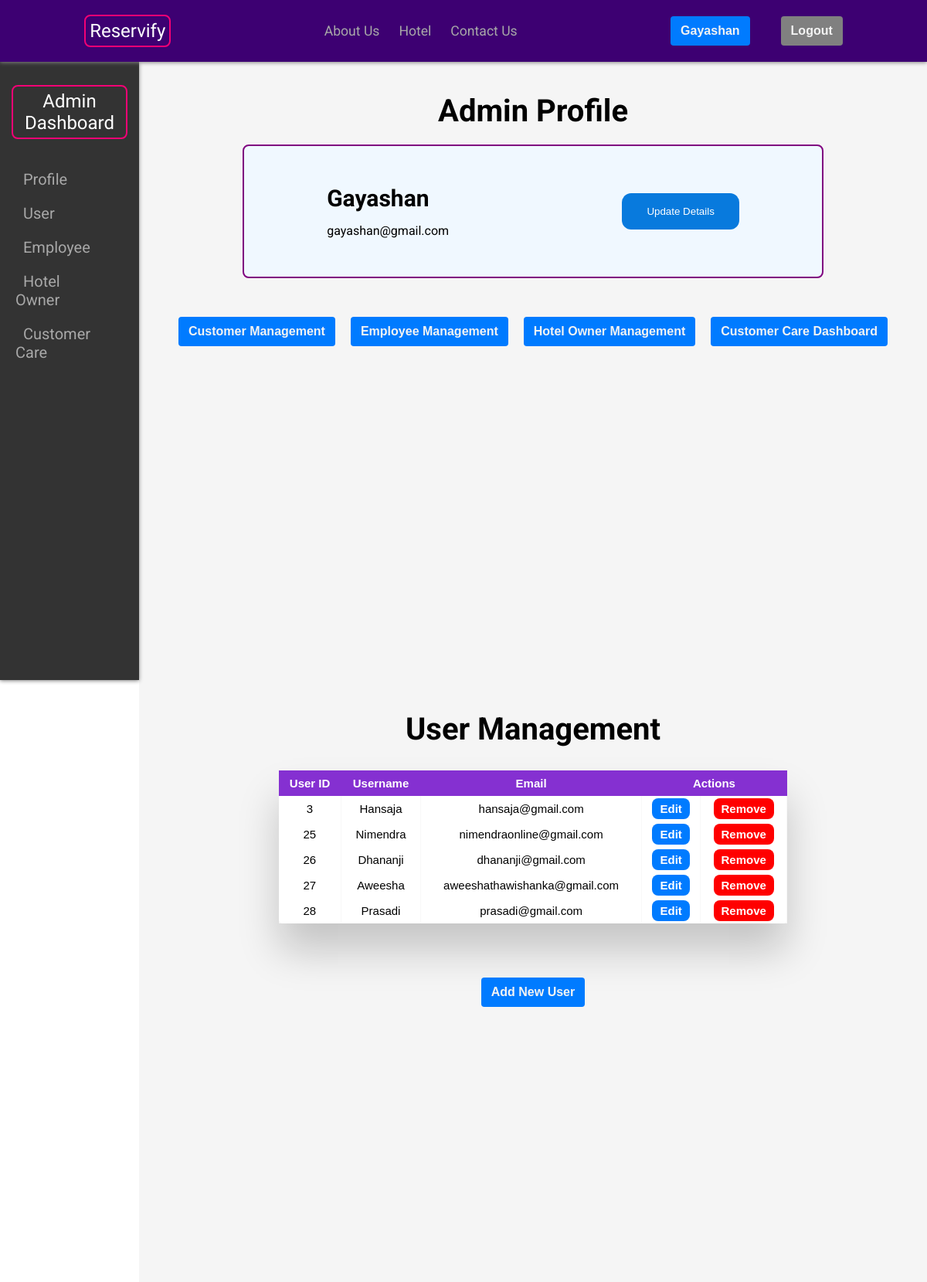
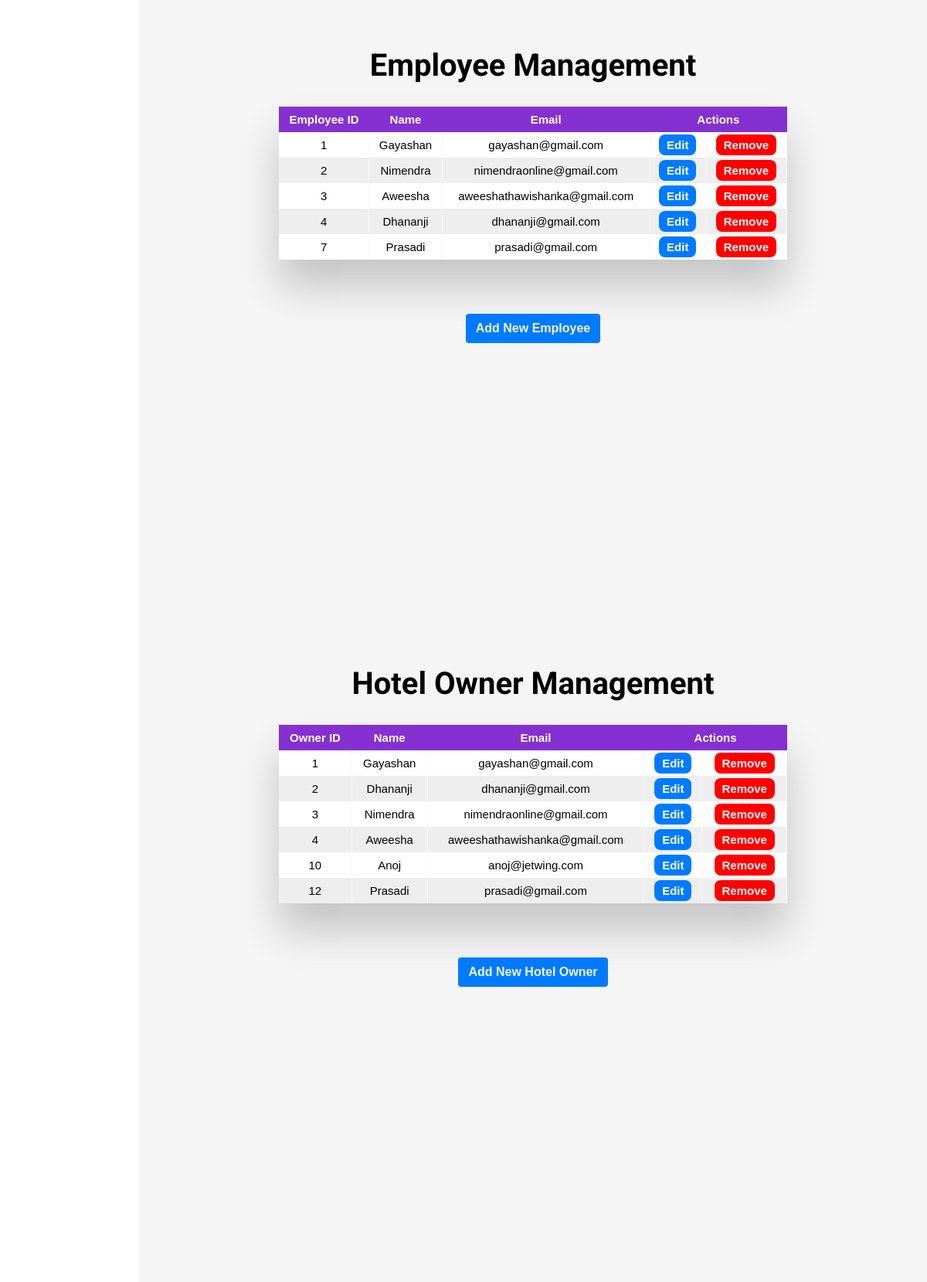
/adminDashboard.php (signed in, upper part), run on the app's committed database (2 pictures, top to bottom).
### tables this page shows
CREATE TABLE `user` (
  `user_id` int(11) NOT NULL,
  `username` varchar(50) NOT NULL,
  `name` varchar(40) NOT NULL,
  `email` varchar(100) NOT NULL,
  `password` varchar(100) NOT NULL
);

CREATE TABLE `hotel_owner` (
  `owner_id` int(11) NOT NULL,
  `username` varchar(50) NOT NULL,
  `name` varchar(40) NOT NULL,
  `email` varchar(100) NOT NULL,
  `password` varchar(100) NOT NULL
);

### adminDashboard.php (the view, shortened to what this page needs)
<?php
if (!isset($_SESSION['admin_id'])) {
    echo "<script>
        alert('You must login as a Admin to access this page.');
        window.location.href='./admin.php';
        </script>";
} else {
    $name = $_SESSION['adminname'];
    $email = $_SESSION['admin_email'];
}
?>
<!DOCTYPE html>
<html lang="en">
<head>
    <link rel="stylesheet" href="css/adminDashboard.css">
    <link rel="stylesheet" href="css/reset.css">
    <link rel="stylesheet" href="css/table.css">
</head>
<?php include "./partials/header.php" ?>
<body>
    <div class="dashboard">
        <div class="sideBar">
            <h1 class="site-logo"><a href="./adminDashboard.php">Admin <br> Dashboard</a></h1>
            <ul>
                <li><a href="#profile">Profile</a></li>
                <li><a href="#user">User</a></li>
                <li><a href="#employee">Employee</a></li>
                <li><a href="#hotelOwner">Hotel Owner</a></li>
                <li><a href="./customerCareDashboard.php">Customer Care</a></li>
            </ul>
        </div>
        <div class="content">
            <section id="profile">
                <span class="title">
                    <h1> Admin Profile </h1>
                </span>
                <div class="details">
                    <div class="userdetails">
                        <?php
                        echo '<h2>' . "$name" . '</h2>';
                        echo '<p>' . "$email" . '</p>';
                        ?>
                    </div>
                    <div class="button">
                        <button class="update-btn"><a href="./updateEmployee.php">Update Details</a></button>
                    </div>
                </div>
                <div class="pbtn">
                    <a href="#user"><button type="button">Customer Management</button></a>
                    <a href="#employee"><button type="button">Employee Management</button></a>
                    <a href="#hotelOwner"><button type="button">Hotel Owner Management</button></a>
                    <a href="./customerCareDashboard.php"><button type="button">Customer Care Dashboard</button></a>
                </div>
            </section>
            <section id="user">
                <h1>User Management</h1>
                <div class="table-main">
                    <div class="table-wrapper">
                        <table class="table">
                            <thead>
                                <tr>
                                    <th>User ID</th>
                                    <th>Username</th>
                                    <th>Email</th>
                                    <th colspan="2">Actions</th>
                                </tr>
                            </thead>
                            <tbody>
                                <?php
                                require_once './conn.php';
                                $query = "SELECT user_id, username, email FROM user";
                                $result = mysqli_query($conn, $query);
                                if ($result) {
                                    while ($row = mysqli_fetch_assoc($result)) {
                                        $userid = $row['user_id'];
                                        $username = $row['username'];
                                        $email = $row['email'];
                                        echo '<tr>';
                                        echo '<td>' . $userid . '</td>';
                                        echo '<td>' . $username . '</td>';
                                        echo '<td>' . $email . '</td>';
                                        echo '<td><a href="userUpdate.php?userid=' . $userid . '" class="edit-btn">Edit</a></td>';
                                        echo '<td><a href="delete.php?userid=' . $userid . '" class="delete-btn">Remove</a></td>';
                                        echo '<tr>';
                                    }
                                } else {
                                    echo '<tr><td colspan="4">No users found.</td></tr>';
                                }
                                ?>
                            </tbody>
                        </table>
                    </div>
                    <?php echo '<a href="./register.php"><button type="button">Add New User</button></a>'; ?>
                </div>
            </section>
            <section id="employee">
                <h1>Employee Management</h1>
                <div class="table-main">
                    <div class="table-wrapper">
                        <table class="table">
                            <thead>
                                <tr>
                                    <th>Employee ID</th>
                                    <th>Name</th>
                                    <th>Email</th>
                                    <th colspan="2">Actions</th>
                                </tr>
                            </thead>
                            <tbody>
                                <?php
                                require_once './conn.php';
                                $query = "SELECT admin_id, admin_name, admin_email FROM admin";
                                $result = mysqli_query($conn, $query);
                                if ($result) {
                                    while ($row = mysqli_fetch_assoc($result)) {
                                        $adminid = $row['admin_id'];
                                        $adminname = $row['admin_name'];
                                        $adminemail = $row['admin_email'];
                                        echo '<tr>';
                                        echo '<td>' . $adminid . '</td>';
                                        echo '<td>' . $adminname . '</td>';
                                        echo '<td>' . $adminemail . '</td>';
                                        echo '<td><a href="updateEmployee.php?employeeid=' . $adminid . '" class="edit-btn">Edit</a></td>';
                                        echo '<td><a href="delete.php?employeeid=' . $adminid . '" class="delete-btn">Remove</a></td>';
                                        echo '</tr>';
                                    }
                                } else {
                                    echo '<tr><td colspan="4">No employees found.</td></tr>';
                                }
                                ?>
                            </tbody>
                        </table>
                    </div>
                    <?php echo '<a href="./addNewEmployee.php"><button type="button">Add New Employee</button></a>'; ?>
                </div>
            </section>
            <section id="hotelOwner">
                <h1>Hotel Owner Management</h1>
                <div class="table-main">
                    <div class="table-wrapper">
                        <table class="table">
                            <thead>
                                <tr>
                                    <th>Owner ID</th>
                                    <th>Name</th>
                                    <th>Email</th>
                                    <th colspan="2">Actions</th>
                                </tr>
                            </thead>
                            <tbody>
                                <?php
                                require_once './conn.php';
                                $query = "SELECT owner_id, name, email FROM hotel_owner";
                                $result = mysqli_query($conn, $query);
                                if ($result) {
                                    while ($row = mysqli_fetch_assoc($result)) {
                                        $ownerid = $row['owner_id'];
                                        $name = $row['name'];
                                        $email = $row['email'];
                                        echo '<tr>';
                                        echo '<td>' . $ownerid . '</td>';
                                        echo '<td>' . $name . '</td>';
                                        echo '<td>' . $email . '</td>';
                                        echo '<td><a href="ownerUpdate.php?ownerid=' . $ownerid . '" class="edit-btn">Edit</a></td>';
                                        echo '<td><a href="delete.php?ownerid=' . $ownerid . '" class="delete-btn">Remove</a></td>';
                                        echo '</tr>';
                                    }
                                } else {
                                    echo '<tr><td colspan="4">No hotel owners found.</td></tr>';
                                }
                                ?>
                            </tbody>
                        </table>
                    </div>
                    <?php echo '<a href="./ownerRegister.php"><button type="button">Add New Hotel Owner</button></a>'; ?>
                </div>
            </section>
        </div>
    </div>
</body>
<?php include "./partials/footer.php" ?>
</html>

### css/adminDashboard.css (style rules this page uses)
.sideBar { background-color: #333; color: #fff; display: flex; width: 15vw; min-height: 100vh; height: auto; flex-direction: column; justify-content: flex-start; align-items: center; padding: 10px 20px; padding-top: 30px; position: fixed; box-shadow: 0 1px 5px grey; gap: 10px; }
.sideBar a { color: #fff; text-decoration: none; margin: 0 10px; }
.dashboard .sideBar .site-logo { display: flex; font-size: 30px; padding-bottom: 30px; text-decoration: none; background-color: transparent; font-size: 1.5em; font-family: 'Ubuntu', sans-serif; font-weight: normal; text-align: center; border: 2px rgb(243, 0, 117) solid; padding: 5px; border-radius: .5rem; margin-bottom: 30px; }
.content { margin-left: 15vw; padding: 20px; font-size: 16px; background-color: #f5f5f5; }
#profile, #user, #employee, #hotelOwner { min-height: 100vh; height: auto; }
.sideBar ul { display: flex; flex-direction: column; gap: 20px; margin-right: 20px; font-size: 20px; list-style: none; }
.sideBar li a { text-decoration: none; color: #a8a8a8; transition: all 0.3s ease; font-family: 'Roboto', sans-serif; }
section { display: flex; padding: 20px; flex-direction: column; }
section h1 { font-size: 40px; font-family: 'Roboto', sans-serif; padding-bottom: 20px; text-align: center; }
.table-main button { display: inline-block; font-weight: bold; color: var(--white); text-align: center; border: 1px solid transparent; padding: .375rem .75rem; font-size: 1rem; line-height: 1.5; border-radius: .25rem; background-color: #007bff; transition: background-color 0.3s ease, transform 0.3s ease; }
#profile { display: flex; flex-direction: column; align-items: center; justify-content: flex-start; padding-top: 20px; height: 100%; }
#profile .details { display: flex; background-color: aliceblue; align-items: center; justify-content: space-around; padding: 20px; gap: 50px; height: 100%; width: 80%; border: purple solid 2px; border-radius: 8px; }
.userdetails { display: flex; padding: 30px; gap: 5px; flex-direction: column; justify-content: center; }
.userdetails h2 { font-family: 'Ubuntu', Arial, Helvetica, sans-serif; font-size: 30px; padding-bottom: 10px; }
.userdetails p { font-family: 'Roboto'; }
.button { padding: 30px; display: flex; flex-direction: column; justify-content: center; gap: 30px; }
.button button, .button a { color: #fff; border: none; padding: 8px 16px; text-align: center; text-decoration: none; display: inline-block; cursor: pointer; border-radius: 12px; font-family: Arial, Helvetica, sans-serif; }
.button .update-btn { background-color: #087add; }
.pbtn { display: flex; flex-wrap: wrap; align-items: center; gap: 20px; padding-top: 50px; }
.pbtn button { display: inline-block; font-weight: bold; color: var(--white); text-align: center; border: 1px solid transparent; padding: .375rem .75rem; font-size: 1rem; line-height: 1.5; border-radius: .25rem; background-color: #007bff; transition: background-color 0.3s ease, transform 0.3s ease; }

### css/table.css (style rules this page uses)
.table-main { display: flex; flex-direction: column; height: auto; align-items: center; justify-content: center; }
.table-wrapper { width: 70%; display: flex; align-items: center; justify-content: center ; margin: 10px 70px 70px; box-shadow: 0px 35px 50px rgba( 0, 0, 0, 0.2 ); overflow: auto; }
.table { border-radius: 5px; font-size: 12px; font-weight: normal; border: none; border-collapse: collapse; width: 100%; max-width: 100%; white-space: nowrap; background-color: white; }
.table td, .table th { text-align: center; padding: 8px; }
.table td { border-right: 1px solid #f8f8f8; font-family: Arial, Helvetica, sans-serif; font-size: 15px; }
.table thead th { color: #ffffff; background: #8530d1; font-size: 15px; font-family: Arial, Helvetica, sans-serif; }
tr:nth-child(even) { background: #EEE; }
.edit-btn { padding: 5px 10px; text-decoration: none; border-radius: 8px; font-weight: bold; background-color: #007bff; color: #fff; }
.delete-btn { padding: 5px 10px; text-decoration: none; border-radius: 8px; font-weight: bold; background-color: #FF0000; color: #fff; }

### css/header.css (style rules this page uses)
:root { --black: #191919; --white: #f3f3f3; --bg-color: #3D0072; }
html { scroll-behavior: smooth; scroll-padding-top: 70px; }
.site-logo { text-decoration: none; background-color: transparent; font-size: 1.5em; font-family: 'Ubuntu', sans-serif; font-weight: normal; border: 2px rgb(243, 0, 117) solid; padding: 5px; border-radius: .5rem; }
.site-logo a { text-decoration: none; color: #fff; }

### css/footer.css (style rules this page uses)
:root { --black: #191919; --white: #f3f3f3; --bg-color: #3D0072; }

### data on the page
user: user_id "3", username "Hansaja", email "hansaja@gmail.com"
user: user_id "25", username "Nimendra", email "nimendraonline@gmail.com"
user: user_id "26", username "Dhananji", email "dhananji@gmail.com"
user: user_id "27", username "Aweesha", email "aweeshathawishanka@gmail.com"
user: user_id "28", username "Prasadi", email "prasadi@gmail.com"
hotel_owner: owner_id "1", name "Gayashan", email "gayashan@gmail.com"
hotel_owner: owner_id "2", name "Dhananji", email "dhananji@gmail.com"
hotel_owner: owner_id "3", name "Nimendra", email "nimendraonline@gmail.com"
hotel_owner: owner_id "4", name "Aweesha", email "aweeshathawishanka@gmail.com"
hotel_owner: owner_id "10", name "Anoj", email "anoj@jetwing.com"
hotel_owner: owner_id "12", name "Prasadi", email "prasadi@gmail.com"

### other printed values
$_SESSION['adminname'] "Gayashan"
$name "Gayashan"
$email "gayashan@gmail.com"
$adminid "1"
$adminname "Gayashan"
$adminemail "gayashan@gmail.com"
$adminid "2"
$adminname "Nimendra"
$adminemail "nimendraonline@gmail.com"
$adminid "3"
$adminname "Aweesha"
$adminemail "aweeshathawishanka@gmail.com"
$adminid "4"
$adminname "Dhananji"
$adminemail "dhananji@gmail.com"
